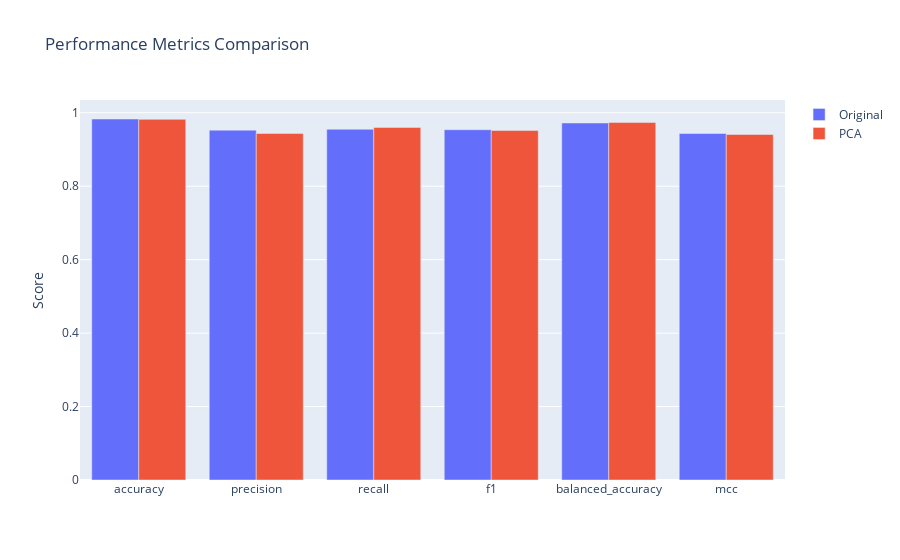

The cell this chart's notebook holds for it:
### Code cell
# Compare performance metrics
metrics_to_compare = [
    'accuracy', 'precision', 'recall', 'f1',
    'balanced_accuracy', 'mcc'
]

comparison_data = {
    'Metric': metrics_to_compare,
    'Original': [results_original[m] for m in metrics_to_compare],
    'PCA': [results_pca[m] for m in metrics_to_compare]
}

fig = go.Figure(data=[
    go.Bar(name='Original', x=comparison_data['Metric'],
           y=comparison_data['Original']),
    go.Bar(name='PCA', x=comparison_data['Metric'],
           y=comparison_data['PCA'])
])

fig.update_layout(
    title='Performance Metrics Comparison',
    barmode='group',
    yaxis_title='Score'
)
fig.show()

### Figure 1 — Plotly figure (JSON) as saved in the notebook; plotly's stock layout.template omitted (floating-point values rounded to 4 significant figures)
{"data": [{"name": "Original", "type": "bar", "x": ["accuracy", "precision", "recall", "f1", "balanced_accuracy", "mcc"], "y": [0.9831, 0.9527, 0.9551, 0.9539, 0.9722, 0.9436]}, {"name": "PCA", "type": "bar", "x": ["accuracy", "precision", "recall", "f1", "balanced_accuracy", "mcc"], "y": [0.9822, 0.9436, 0.9601, 0.9518, 0.9736, 0.9409]}], "layout": {"barmode": "group", "title": {"text": "Performance Metrics Comparison"}, "yaxis": {"title": {"text": "Score"}}}}
